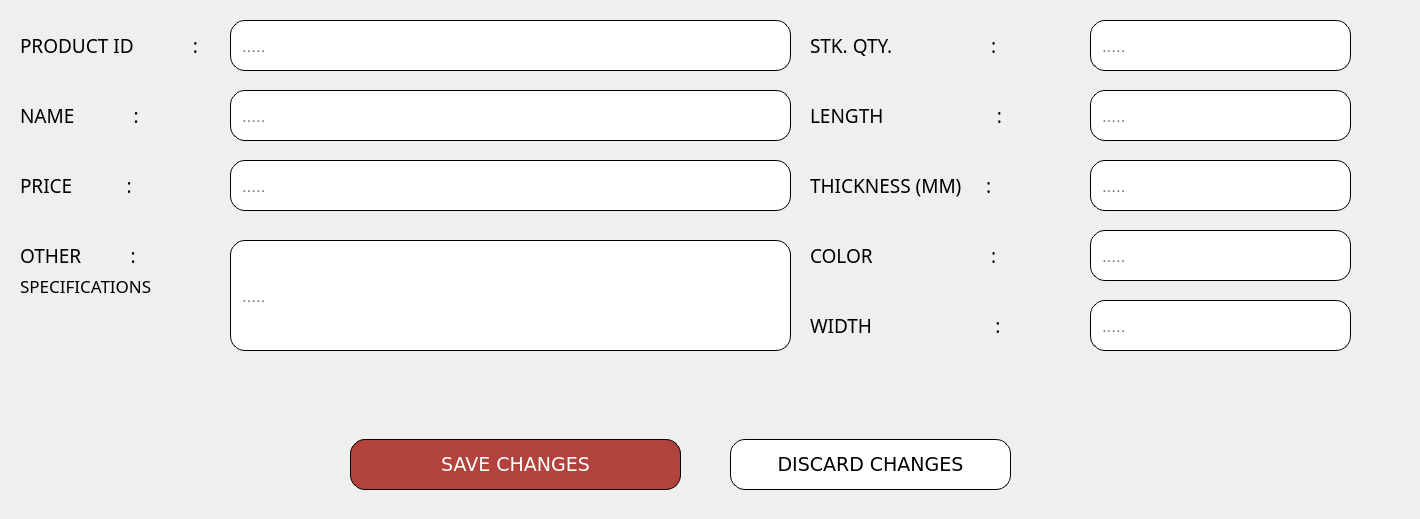
       <widget class="QWidget" name="EDIT_GUTTER">
        <widget class="QFrame" name="frame_39">
         <property name="geometry">
          <rect>
           <x>-10</x>
           <y>419</y>
           <width>1331</width>
           <height>91</height>
          </rect>
         </property>
         <property name="styleSheet">
          <string notr="true">    background-color: transparent;
</string>
         </property>
         <property name="frameShape">
          <enum>QFrame::StyledPanel</enum>
         </property>
         <property name="frameShadow">
          <enum>QFrame::Raised</enum>
         </property>
         <widget class="QPushButton" name="pushButton_Save_GUTTERedit">
          <property name="geometry">
           <rect>
            <x>360</x>
            <y>20</y>
            <width>331</width>
            <height>51</height>
           </rect>
          </property>
          <property name="font">
           <font>
            <family>Verdana</family>
            <pointsize>14</pointsize>
           </font>
          </property>
          <property name="styleSheet">
           <string notr="true">    background-color: #b2423c;
    color: white;
    border-radius: 15px;
border: 1px solid #000000; 
    padding: 9px;
font-family: &quot;Verdana&quot;, sans-serif; 
text-align: center;</string>
          </property>
          <property name="text">
           <string>SAVE CHANGES</string>
          </property>
         </widget>
         <widget class="QPushButton" name="pushButton_Discard_GUTTERedit">
          <property name="geometry">
           <rect>
            <x>740</x>
            <y>20</y>
            <width>281</width>
            <height>51</height>
           </rect>
          </property>
          <property name="font">
           <font>
            <family>Verdana</family>
            <pointsize>14</pointsize>
           </font>
          </property>
          <property name="styleSheet">
           <string notr="true">
/* Default Inactive Button */
QPushButton {
    background-color: #ffffff;
    color: black;
    border-radius: 15px;
border: 1px solid #000000; 
    padding: 9px;
font-family: &quot;Verdana&quot;, sans-serif; 
text-align: center;
}

/* Hover Effect on Inactive Buttons */
QPushButton:hover {
    background-color: #a6a6a6;
    color: white;
}

/* Active Button (Current Page) */
QPushButton#activeButton {
    background-color: #a6a6a6;
    color: white;
}
</string>
          </property>
          <property name="text">
           <string>DISCARD CHANGES</string>
          </property>
         </widget>
        </widget>
        <widget class="QFrame" name="frame_editgutter_3">
         <property name="geometry">
          <rect>
           <x>-10</x>
           <y>10</y>
           <width>1411</width>
           <height>411</height>
          </rect>
         </property>
         <property name="styleSheet">
          <string notr="true">    background-color: transparent;
</string>
         </property>
         <property name="frameShape">
          <enum>QFrame::StyledPanel</enum>
         </property>
         <property name="frameShadow">
          <enum>QFrame::Raised</enum>
         </property>
         <widget class="QLabel" name="label_282">
          <property name="geometry">
           <rect>
            <x>30</x>
            <y>10</y>
            <width>241</width>
            <height>51</height>
           </rect>
          </property>
          <property name="font">
           <font>
            <family>Poppins Medium</family>
            <pointsize>14</pointsize>
            <weight>50</weight>
            <bold>false</bold>
           </font>
          </property>
          <property name="styleSheet">
           <string notr="true">    background-color: transparent;
</string>
          </property>
          <property name="text">
           <string>PRODUCT ID            :</string>
          </property>
         </widget>
         <widget class="QLabel" name="label_283">
          <property name="geometry">
           <rect>
            <x>30</x>
            <y>140</y>
            <width>171</width>
            <height>71</height>
           </rect>
          </property>
          <property name="font">
           <font>
            <family>Poppins Medium</family>
            <pointsize>14</pointsize>
            <weight>50</weight>
            <bold>false</bold>
           </font>
          </property>
          <property name="styleSheet">
           <string notr="true">    background-color: transparent;
</string>
          </property>
          <property name="text">
           <string>PRICE           :</string>
          </property>
         </widget>
         <widget class="QLabel" name="label_284">
          <property name="geometry">
           <rect>
            <x>30</x>
            <y>60</y>
            <width>171</width>
            <height>91</height>
           </rect>
          </property>
          <property name="font">
           <font>
            <family>Poppins Medium</family>
            <pointsize>14</pointsize>
            <weight>50</weight>
            <bold>false</bold>
           </font>
          </property>
          <property name="styleSheet">
           <string notr="true">    background-color: transparent;
</string>
          </property>
          <property name="text">
           <string>NAME            :</string>
          </property>
         </widget>
         <widget class="QLineEdit" name="lineEdit_EditGUTTER_prodID">
          <property name="geometry">
           <rect>
            <x>240</x>
            <y>10</y>
            <width>561</width>
            <height>51</height>
           </rect>
          </property>
          <property name="font">
           <font>
            <pointsize>13</pointsize>
           </font>
          </property>
          <property name="styleSheet">
           <string notr="true">    background-color: #ffffff;
    color: black;
    border-radius: 15px;
border: 1px solid #000000; 
    padding: 9px;
</string>
          </property>
          <property name="placeholderText">
           <string>.....</string>
          </property>
         </widget>
         <widget class="QLineEdit" name="lineEdit_EditGUTTER_Width">
          <property name="geometry">
           <rect>
            <x>1100</x>
            <y>290</y>
            <width>261</width>
            <height>51</height>
           </rect>
          </property>
          <property name="font">
           <font>
            <pointsize>13</pointsize>
           </font>
          </property>
          <property name="styleSheet">
           <string notr="true">    background-color: #ffffff;
    color: black;
    border-radius: 15px;
border: 1px solid #000000; 
    padding: 9px;
</string>
          </property>
          <property name="placeholderText">
           <string>.....</string>
          </property>
         </widget>
         <widget class="QLabel" name="label_285">
          <property name="geometry">
           <rect>
            <x>820</x>
            <y>-50</y>
            <width>271</width>
            <height>171</height>
           </rect>
          </property>
          <property name="font">
           <font>
            <family>Poppins Medium</family>
            <pointsize>14</pointsize>
            <weight>50</weight>
            <bold>false</bold>
           </font>
          </property>
          <property name="styleSheet">
           <string notr="true">    background-color: transparent;
</string>
          </property>
          <property name="text">
           <string>STK. QTY.                    :</string>
          </property>
         </widget>
         <widget class="QLineEdit" name="lineEdit_EditGUTTER_Qty">
          <property name="geometry">
           <rect>
            <x>1100</x>
            <y>10</y>
            <width>261</width>
            <height>51</height>
           </rect>
          </property>
          <property name="font">
           <font>
            <pointsize>13</pointsize>
           </font>
          </property>
          <property name="styleSheet">
           <string notr="true">    background-color: #ffffff;
    color: black;
    border-radius: 15px;
border: 1px solid #000000; 
    padding: 9px;
</string>
          </property>
          <property name="placeholderText">
           <string>.....</string>
          </property>
         </widget>
         <widget class="QLabel" name="label_286">
          <property name="geometry">
           <rect>
            <x>820</x>
            <y>270</y>
            <width>261</width>
            <height>91</height>
           </rect>
          </property>
          <property name="font">
           <font>
            <family>Poppins Medium</family>
            <pointsize>14</pointsize>
            <weight>50</weight>
            <bold>false</bold>
           </font>
          </property>
          <property name="styleSheet">
           <string notr="true">    background-color: transparent;
</string>
          </property>
          <property name="text">
           <string>WIDTH                         :</string>
          </property>
         </widget>
         <widget class="QLabel" name="label_287">
          <property name="geometry">
           <rect>
            <x>820</x>
            <y>200</y>
            <width>271</width>
            <height>91</height>
           </rect>
          </property>
          <property name="font">
           <font>
            <family>Poppins Medium</family>
            <pointsize>14</pointsize>
            <weight>50</weight>
            <bold>false</bold>
           </font>
          </property>
          <property name="styleSheet">
           <string notr="true">    background-color: transparent;
</string>
          </property>
          <property name="text">
           <string>COLOR                        :</string>
          </property>
         </widget>
         <widget class="QLineEdit" name="lineEdit_EditGUTTER_Color">
          <property name="geometry">
           <rect>
            <x>1100</x>
            <y>220</y>
            <width>261</width>
            <height>51</height>
           </rect>
          </property>
          <property name="font">
           <font>
            <pointsize>13</pointsize>
           </font>
          </property>
          <property name="styleSheet">
           <string notr="true">    background-color: #ffffff;
    color: black;
    border-radius: 15px;
border: 1px solid #000000; 
    padding: 9px;
</string>
          </property>
          <property name="placeholderText">
           <string>.....</string>
          </property>
         </widget>
         <widget class="QLabel" name="label_288">
          <property name="geometry">
           <rect>
            <x>820</x>
            <y>50</y>
            <width>261</width>
            <height>111</height>
           </rect>
          </property>
          <property name="font">
           <font>
            <family>Poppins Medium</family>
            <pointsize>14</pointsize>
            <weight>50</weight>
            <bold>false</bold>
           </font>
          </property>
          <property name="styleSheet">
           <string notr="true">    background-color: transparent;
</string>
          </property>
          <property name="text">
           <string>LENGTH                       :</string>
          </property>
         </widget>
         <widget class="QLineEdit" name="lineEdit_EditGUTTER_Length">
          <property name="geometry">
           <rect>
            <x>1100</x>
            <y>80</y>
            <width>261</width>
            <height>51</height>
           </rect>
          </property>
          <property name="font">
           <font>
            <pointsize>13</pointsize>
           </font>
          </property>
          <property name="styleSheet">
           <string notr="true">    background-color: #ffffff;
    color: black;
    border-radius: 15px;
border: 1px solid #000000; 
    padding: 9px;
</string>
          </property>
          <property name="placeholderText">
           <string>.....</string>
          </property>
         </widget>
         <widget class="QLabel" name="label_289">
          <property name="geometry">
           <rect>
            <x>30</x>
            <y>170</y>
            <width>181</width>
            <height>151</height>
           </rect>
          </property>
          <property name="font">
           <font>
            <family>Poppins Medium</family>
            <pointsize>14</pointsize>
            <weight>50</weight>
            <bold>false</bold>
           </font>
          </property>
          <property name="styleSheet">
           <string notr="true">    background-color: transparent;
</string>
          </property>
          <property name="text">
           <string>OTHER          :</string>
          </property>
         </widget>
         <widget class="QLineEdit" name="lineEdit_EditGUTTER_Price">
          <property name="geometry">
           <rect>
            <x>240</x>
            <y>150</y>
            <width>561</width>
            <height>51</height>
           </rect>
          </property>
          <property name="font">
           <font>
            <pointsize>13</pointsize>
           </font>
          </property>
          <property name="styleSheet">
           <string notr="true">    background-color: #ffffff;
    color: black;
    border-radius: 15px;
border: 1px solid #000000; 
    padding: 9px;
</string>
          </property>
          <property name="placeholderText">
           <string>.....</string>
          </property>
         </widget>
         <widget class="QLineEdit" name="lineEdit_EditGUTTER_OtherSpecifications">
          <property name="geometry">
           <rect>
            <x>240</x>
            <y>230</y>
            <width>561</width>
            <height>111</height>
           </rect>
          </property>
          <property name="font">
           <font>
            <pointsize>13</pointsize>
           </font>
          </property>
          <property name="styleSheet">
           <string notr="true">    background-color: #ffffff;
    color: black;
    border-radius: 15px;
border: 1px solid #000000; 
    padding: 9px;
</string>
          </property>
          <property name="placeholderText">
           <string>.....</string>
          </property>
         </widget>
         <widget class="QLabel" name="label_290">
          <property name="geometry">
           <rect>
            <x>820</x>
            <y>130</y>
            <width>271</width>
            <height>91</height>
           </rect>
          </property>
          <property name="font">
           <font>
            <family>Poppins Medium</family>
            <pointsize>14</pointsize>
            <weight>50</weight>
            <bold>false</bold>
           </font>
          </property>
          <property name="styleSheet">
           <string notr="true">    background-color: transparent;
</string>
          </property>
          <property name="text">
           <string>THICKNESS (MM)     :</string>
          </property>
         </widget>
         <widget class="QLineEdit" name="lineEdit_EditGUTTER_Thickness">
          <property name="geometry">
           <rect>
            <x>1100</x>
            <y>150</y>
            <width>261</width>
            <height>51</height>
           </rect>
          </property>
          <property name="font">
           <font>
            <pointsize>13</pointsize>
           </font>
          </property>
          <property name="styleSheet">
           <string notr="true">    background-color: #ffffff;
    color: black;
    border-radius: 15px;
border: 1px solid #000000; 
    padding: 9px;
</string>
          </property>
          <property name="placeholderText">
           <string>.....</string>
          </property>
         </widget>
         <widget class="QLabel" name="label_291">
          <property name="geometry">
           <rect>
            <x>30</x>
            <y>250</y>
            <width>211</width>
            <height>51</height>
           </rect>
          </property>
          <property name="font">
           <font>
            <family>Poppins Medium</family>
            <pointsize>13</pointsize>
            <weight>50</weight>
            <bold>false</bold>
           </font>
          </property>
          <property name="styleSheet">
           <string notr="true">    background-color: transparent;
</string>
          </property>
          <property name="text">
           <string>SPECIFICATIONS</string>
          </property>
         </widget>
         <widget class="QLineEdit" name="lineEdit_EditGUTTER_Name">
          <property name="geometry">
           <rect>
            <x>240</x>
            <y>80</y>
            <width>561</width>
            <height>51</height>
           </rect>
          </property>
          <property name="font">
           <font>
            <pointsize>13</pointsize>
           </font>
          </property>
          <property name="styleSheet">
           <string notr="true">    background-color: #ffffff;
    color: black;
    border-radius: 15px;
border: 1px solid #000000; 
    padding: 9px;
</string>
          </property>
          <property name="placeholderText">
           <string>.....</string>
          </property>
         </widget>
        </widget>
       </widget>
